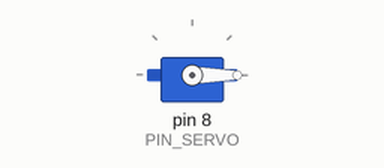
This sketch was run on a simulated Arduino Uno, built with avr-gcc and run on an emulated ATmega328P. Parts: servo.

Above: at 0.05 s.
At 2.0 s:
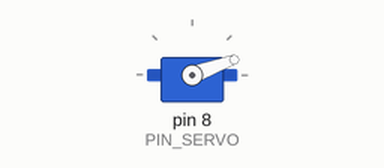
At 3.0 s:
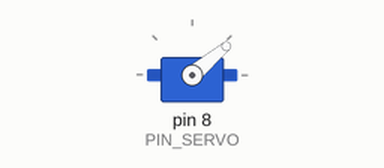
At 4.0 s:
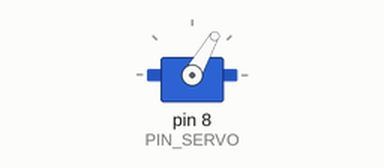
Timing chart, 0 to 5.2 s (numbered marks = the images above):
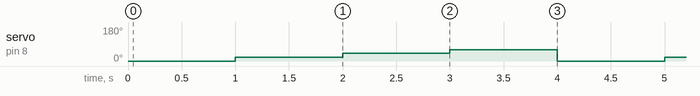

The sketch:

test_motor_servo.ino
```cpp
#include <Servo.h>

#define PIN_SERVO 8  // 핀 번호 - 서보 모터

Servo mini_servo;

void setup(){  // 최초에 1번만 실행
  // 서보 모터 세팅
  mini_servo.attach(PIN_SERVO);
}

void loop(){  // 무한 반복 실행
    // 서보 모터의 회전 각도를 0도로 변경
    mini_servo.write(0);
    delay(1000);

    // 서보 모터의 회전 각도를 20도로 변경
    mini_servo.write(20);
    delay(1000);

    mini_servo.write(40);
    delay(1000);

    mini_servo.write(60);
    delay(1000);
}
```

Measured:
- by itself, servo on pin 8 (PIN_SERVO): repeats every 4.0 s: 40° 1.0 s, 60° 1.0 s, 0° 1.0 s, 20° 1.0 s
